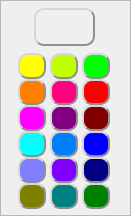
     <widget class="QFrame" name="frame_pick_colors">
      <property name="geometry">
       <rect>
        <x>8</x>
        <y>81</y>
        <width>131</width>
        <height>216</height>
       </rect>
      </property>
      <property name="frameShape">
       <enum>QFrame::StyledPanel</enum>
      </property>
      <property name="frameShadow">
       <enum>QFrame::Sunken</enum>
      </property>
      <widget class="QPushButton" name="pushButton_color_red">
       <property name="geometry">
        <rect>
         <x>82</x>
         <y>79</y>
         <width>28</width>
         <height>26</height>
        </rect>
       </property>
       <property name="cursor">
        <cursorShape>PointingHandCursor</cursorShape>
       </property>
       <property name="focusPolicy">
        <enum>Qt::NoFocus</enum>
       </property>
       <property name="toolTip">
        <string>Color to use for the cells</string>
       </property>
       <property name="styleSheet">
        <string notr="true">QPushButton {
	background-color:rgb(255,0,0);
	border-radius: 10px;
	border: 2px outset #8f8f91;
	color rgb(0,0,0);
}
QPushButton:pressed {
	border: 2px inset #8f8f91;
}
QToolTip {
    border:2px solid black;
	padding:5px;
	background-color:rgb(64,64,64);
	color:white;
	font-size: 14px;
}</string>
       </property>
       <property name="text">
        <string/>
       </property>
       <property name="iconSize">
        <size>
         <width>16</width>
         <height>16</height>
        </size>
       </property>
      </widget>
      <widget class="QPushButton" name="pushButton_color_brown">
       <property name="geometry">
        <rect>
         <x>82</x>
         <y>105</y>
         <width>28</width>
         <height>26</height>
        </rect>
       </property>
       <property name="cursor">
        <cursorShape>PointingHandCursor</cursorShape>
       </property>
       <property name="focusPolicy">
        <enum>Qt::NoFocus</enum>
       </property>
       <property name="toolTip">
        <string>Color to use for the cells</string>
       </property>
       <property name="styleSheet">
        <string notr="true">QPushButton {
	background-color:rgb(128,0,0);
	border-radius: 10px;
	border: 2px outset #8f8f91;
	color rgb(0,0,0);
}
QPushButton:pressed {
	border: 2px inset #8f8f91;
}
QToolTip {
    border:2px solid black;
	padding:5px;
	background-color:rgb(64,64,64);
	color:white;
	font-size: 14px;
}</string>
       </property>
       <property name="text">
        <string/>
       </property>
       <property name="iconSize">
        <size>
         <width>16</width>
         <height>16</height>
        </size>
       </property>
      </widget>
      <widget class="QPushButton" name="pushButton_color_orange">
       <property name="geometry">
        <rect>
         <x>18</x>
         <y>79</y>
         <width>28</width>
         <height>26</height>
        </rect>
       </property>
       <property name="cursor">
        <cursorShape>PointingHandCursor</cursorShape>
       </property>
       <property name="focusPolicy">
        <enum>Qt::NoFocus</enum>
       </property>
       <property name="toolTip">
        <string>Color to use for the cells</string>
       </property>
       <property name="styleSheet">
        <string notr="true">QPushButton {
	background-color:rgb(255,128,0);
	border-radius: 10px;
	border: 2px outset #8f8f91;
	color rgb(0,0,0);
}
QPushButton:pressed {
	border: 2px inset #8f8f91;
}
QToolTip {
    border:2px solid black;
	padding:5px;
	background-color:rgb(64,64,64);
	color:white;
	font-size: 14px;
}</string>
       </property>
       <property name="text">
        <string/>
       </property>
       <property name="iconSize">
        <size>
         <width>16</width>
         <height>16</height>
        </size>
       </property>
      </widget>
      <widget class="QPushButton" name="pushButton_color_yellow">
       <property name="geometry">
        <rect>
         <x>18</x>
         <y>53</y>
         <width>28</width>
         <height>26</height>
        </rect>
       </property>
       <property name="cursor">
        <cursorShape>PointingHandCursor</cursorShape>
       </property>
       <property name="focusPolicy">
        <enum>Qt::NoFocus</enum>
       </property>
       <property name="toolTip">
        <string>Color to use for the cells</string>
       </property>
       <property name="styleSheet">
        <string notr="true">QPushButton {
	background-color:rgb(255,255,0);
	border-radius: 10px;
	border: 2px outset #8f8f91;
	color rgb(0,0,0);
}
QPushButton:pressed {
	border: 2px inset #8f8f91;
}
QToolTip {
    border:2px solid black;
	padding:5px;
	background-color:rgb(64,64,64);
	color:white;
	font-size: 14px;
}</string>
       </property>
       <property name="text">
        <string/>
       </property>
       <property name="iconSize">
        <size>
         <width>16</width>
         <height>16</height>
        </size>
       </property>
      </widget>
      <widget class="QPushButton" name="pushButton_color_pick">
       <property name="geometry">
        <rect>
         <x>34</x>
         <y>8</y>
         <width>61</width>
         <height>38</height>
        </rect>
       </property>
       <property name="cursor">
        <cursorShape>PointingHandCursor</cursorShape>
       </property>
       <property name="focusPolicy">
        <enum>Qt::NoFocus</enum>
       </property>
       <property name="toolTip">
        <string>Color to use for the cells</string>
       </property>
       <property name="styleSheet">
        <string notr="true">QPushButton {
	background: qlineargradient(x1: 0, y1: 0, x2: 0, y2: 1,
                                      stop: 0 #FFFFFF, stop: 1 #E0E0E0);
	border-radius: 10px;
	border: 2px outset #8f8f91;
	color rgb(0,0,0);
}
QPushButton:pressed {
	border: 2px inset #8f8f91;
}
QToolTip {
    border:2px solid black;
	padding:5px;
	background-color:rgb(64,64,64);
	color:white;
	font-size: 14px;
}</string>
       </property>
       <property name="text">
        <string/>
       </property>
       <property name="icon">
        <iconset>
         <normalon>:/icons/color.png</normalon>
        </iconset>
       </property>
       <property name="iconSize">
        <size>
         <width>32</width>
         <height>32</height>
        </size>
       </property>
      </widget>
      <widget class="QPushButton" name="pushButton_color_green">
       <property name="geometry">
        <rect>
         <x>82</x>
         <y>53</y>
         <width>28</width>
         <height>26</height>
        </rect>
       </property>
       <property name="cursor">
        <cursorShape>PointingHandCursor</cursorShape>
       </property>
       <property name="focusPolicy">
        <enum>Qt::NoFocus</enum>
       </property>
       <property name="toolTip">
        <string>Color to use for the cells</string>
       </property>
       <property name="styleSheet">
        <string notr="true">QPushButton {
	background-color:rgb(0,255,0);
	border-radius: 10px;
	border: 2px outset #8f8f91;
	color rgb(0,0,0);
}
QPushButton:pressed {
	border: 2px inset #8f8f91;
}
QToolTip {
    border:2px solid black;
	padding:5px;
	background-color:rgb(64,64,64);
	color:white;
	font-size: 14px;
}</string>
       </property>
       <property name="text">
        <string/>
       </property>
       <property name="iconSize">
        <size>
         <width>16</width>
         <height>16</height>
        </size>
       </property>
      </widget>
      <widget class="QPushButton" name="pushButton_color_olive">
       <property name="geometry">
        <rect>
         <x>18</x>
         <y>183</y>
         <width>28</width>
         <height>26</height>
        </rect>
       </property>
       <property name="cursor">
        <cursorShape>PointingHandCursor</cursorShape>
       </property>
       <property name="focusPolicy">
        <enum>Qt::NoFocus</enum>
       </property>
       <property name="toolTip">
        <string>Color to use for the cells</string>
       </property>
       <property name="styleSheet">
        <string notr="true">QPushButton {
	background-color:rgb(128,128,0);
	border-radius: 10px;
	border: 2px outset #8f8f91;
	color rgb(0,0,0);
}
QPushButton:pressed {
	border: 2px inset #8f8f91;
}
QToolTip {
    border:2px solid black;
	padding:5px;
	background-color:rgb(64,64,64);
	color:white;
	font-size: 14px;
}</string>
       </property>
       <property name="text">
        <string/>
       </property>
       <property name="iconSize">
        <size>
         <width>16</width>
         <height>16</height>
        </size>
       </property>
      </widget>
      <widget class="QPushButton" name="pushButton_color_cyan">
       <property name="geometry">
        <rect>
         <x>18</x>
         <y>131</y>
         <width>28</width>
         <height>26</height>
        </rect>
       </property>
       <property name="cursor">
        <cursorShape>PointingHandCursor</cursorShape>
       </property>
       <property name="focusPolicy">
        <enum>Qt::NoFocus</enum>
       </property>
       <property name="toolTip">
        <string>Color to use for the cells</string>
       </property>
       <property name="styleSheet">
        <string notr="true">QPushButton {
	background-color:rgb(0,255,255);
	border-radius: 10px;
	border: 2px outset #8f8f91;
	color rgb(0,0,0);
}
QPushButton:pressed {
	border: 2px inset #8f8f91;
}
QToolTip {
    border:2px solid black;
	padding:5px;
	background-color:rgb(64,64,64);
	color:white;
	font-size: 14px;
}</string>
       </property>
       <property name="text">
        <string/>
       </property>
       <property name="iconSize">
        <size>
         <width>16</width>
         <height>16</height>
        </size>
       </property>
      </widget>
      <widget class="QPushButton" name="pushButton_color_emerald">
       <property name="geometry">
        <rect>
         <x>50</x>
         <y>183</y>
         <width>28</width>
         <height>26</height>
        </rect>
       </property>
       <property name="cursor">
        <cursorShape>PointingHandCursor</cursorShape>
       </property>
       <property name="focusPolicy">
        <enum>Qt::NoFocus</enum>
       </property>
       <property name="toolTip">
        <string>Color to use for the cells</string>
       </property>
       <property name="styleSheet">
        <string notr="true">QPushButton {
	background-color:rgb(0,128,128);
	border-radius: 10px;
	border: 2px outset #8f8f91;
	color rgb(0,0,0);
}
QPushButton:pressed {
	border: 2px inset #8f8f91;
}
QToolTip {
    border:2px solid black;
	padding:5px;
	background-color:rgb(64,64,64);
	color:white;
	font-size: 14px;
}</string>
       </property>
       <property name="text">
        <string/>
       </property>
       <property name="iconSize">
        <size>
         <width>16</width>
         <height>16</height>
        </size>
       </property>
      </widget>
      <widget class="QPushButton" name="pushButton_color_blue">
       <property name="geometry">
        <rect>
         <x>82</x>
         <y>131</y>
         <width>28</width>
         <height>26</height>
        </rect>
       </property>
       <property name="cursor">
        <cursorShape>PointingHandCursor</cursorShape>
       </property>
       <property name="focusPolicy">
        <enum>Qt::NoFocus</enum>
       </property>
       <property name="toolTip">
        <string>Color to use for the cells</string>
       </property>
       <property name="styleSheet">
        <string notr="true">QPushButton {
	background-color:rgb(0,0,255);
	border-radius: 10px;
	border: 2px outset #8f8f91;
	color rgb(0,0,0);
}
QPushButton:pressed {
	border: 2px inset #8f8f91;
}
QToolTip {
    border:2px solid black;
	padding:5px;
	background-color:rgb(64,64,64);
	color:white;
	font-size: 14px;
}</string>
       </property>
       <property name="text">
        <string/>
       </property>
       <property name="iconSize">
        <size>
         <width>16</width>
         <height>16</height>
        </size>
       </property>
      </widget>
      <widget class="QPushButton" name="pushButton_color_navy">
       <property name="geometry">
        <rect>
         <x>82</x>
         <y>157</y>
         <width>28</width>
         <height>26</height>
        </rect>
       </property>
       <property name="cursor">
        <cursorShape>PointingHandCursor</cursorShape>
       </property>
       <property name="focusPolicy">
        <enum>Qt::NoFocus</enum>
       </property>
       <property name="toolTip">
        <string>Color to use for the cells</string>
       </property>
       <property name="styleSheet">
        <string notr="true">QPushButton {
	background-color:rgb(0,0,128);
	border-radius: 10px;
	border: 2px outset #8f8f91;
	color rgb(0,0,0);
}
QPushButton:pressed {
	border: 2px inset #8f8f91;
}
QToolTip {
    border:2px solid black;
	padding:5px;
	background-color:rgb(64,64,64);
	color:white;
	font-size: 14px;
}</string>
       </property>
       <property name="text">
        <string/>
       </property>
       <property name="iconSize">
        <size>
         <width>16</width>
         <height>16</height>
        </size>
       </property>
      </widget>
      <widget class="QPushButton" name="pushButton_color_magenta">
       <property name="geometry">
        <rect>
         <x>18</x>
         <y>105</y>
         <width>28</width>
         <height>26</height>
        </rect>
       </property>
       <property name="cursor">
        <cursorShape>PointingHandCursor</cursorShape>
       </property>
       <property name="focusPolicy">
        <enum>Qt::NoFocus</enum>
       </property>
       <property name="toolTip">
        <string>Color to use for the cells</string>
       </property>
       <property name="styleSheet">
        <string notr="true">QPushButton {
	background-color:rgb(255,0,255);
	border-radius: 10px;
	border: 2px outset #8f8f91;
	color rgb(0,0,0);
}
QPushButton:pressed {
	border: 2px inset #8f8f91;
}
QToolTip {
    border:2px solid black;
	padding:5px;
	background-color:rgb(64,64,64);
	color:white;
	font-size: 14px;
}</string>
       </property>
       <property name="text">
        <string/>
       </property>
       <property name="iconSize">
        <size>
         <width>16</width>
         <height>16</height>
        </size>
       </property>
      </widget>
      <widget class="QPushButton" name="pushButton_color_purple">
       <property name="geometry">
        <rect>
         <x>50</x>
         <y>157</y>
         <width>28</width>
         <height>26</height>
        </rect>
       </property>
       <property name="cursor">
        <cursorShape>PointingHandCursor</cursorShape>
       </property>
       <property name="focusPolicy">
        <enum>Qt::NoFocus</enum>
       </property>
       <property name="toolTip">
        <string>Color to use for the cells</string>
       </property>
       <property name="styleSheet">
        <string notr="true">QPushButton {
	background-color:rgb(128,0,255);
	border-radius: 10px;
	border: 2px outset #8f8f91;
	color rgb(0,0,0);
}
QPushButton:pressed {
	border: 2px inset #8f8f91;
}
QToolTip {
    border:2px solid black;
	padding:5px;
	background-color:rgb(64,64,64);
	color:white;
	font-size: 14px;
}</string>
       </property>
       <property name="text">
        <string/>
       </property>
       <property name="iconSize">
        <size>
         <width>16</width>
         <height>16</height>
        </size>
       </property>
      </widget>
      <widget class="QPushButton" name="pushButton_color_lime">
       <property name="geometry">
        <rect>
         <x>50</x>
         <y>53</y>
         <width>28</width>
         <height>26</height>
        </rect>
       </property>
       <property name="cursor">
        <cursorShape>PointingHandCursor</cursorShape>
       </property>
       <property name="focusPolicy">
        <enum>Qt::NoFocus</enum>
       </property>
       <property name="toolTip">
        <string>Color to use for the cells</string>
       </property>
       <property name="styleSheet">
        <string notr="true">QPushButton {
	background-color:rgb(192,255,0);
	border-radius: 10px;
	border: 2px outset #8f8f91;
	color rgb(0,0,0);
}
QPushButton:pressed {
	border: 2px inset #8f8f91;
}
QToolTip {
    border:2px solid black;
	padding:5px;
	background-color:rgb(64,64,64);
	color:white;
	font-size: 14px;
}</string>
       </property>
       <property name="text">
        <string/>
       </property>
       <property name="iconSize">
        <size>
         <width>16</width>
         <height>16</height>
        </size>
       </property>
      </widget>
      <widget class="QPushButton" name="pushButton_color_laurel">
       <property name="geometry">
        <rect>
         <x>82</x>
         <y>183</y>
         <width>28</width>
         <height>26</height>
        </rect>
       </property>
       <property name="cursor">
        <cursorShape>PointingHandCursor</cursorShape>
       </property>
       <property name="focusPolicy">
        <enum>Qt::NoFocus</enum>
       </property>
       <property name="toolTip">
        <string>Color to use for the cells</string>
       </property>
       <property name="styleSheet">
        <string notr="true">QPushButton {
	background-color:rgb(0,128,0);
	border-radius: 10px;
	border: 2px outset #8f8f91;
	color rgb(0,0,0);
}
QPushButton:pressed {
	border: 2px inset #8f8f91;
}
QToolTip {
    border:2px solid black;
	padding:5px;
	background-color:rgb(64,64,64);
	color:white;
	font-size: 14px;
}</string>
       </property>
       <property name="text">
        <string/>
       </property>
       <property name="iconSize">
        <size>
         <width>16</width>
         <height>16</height>
        </size>
       </property>
      </widget>
      <widget class="QPushButton" name="pushButton_color_malibu">
       <property name="geometry">
        <rect>
         <x>18</x>
         <y>157</y>
         <width>28</width>
         <height>26</height>
        </rect>
       </property>
       <property name="cursor">
        <cursorShape>PointingHandCursor</cursorShape>
       </property>
       <property name="focusPolicy">
        <enum>Qt::NoFocus</enum>
       </property>
       <property name="toolTip">
        <string>Color to use for the cells</string>
       </property>
       <property name="styleSheet">
        <string notr="true">QPushButton {
	background-color:rgb(128,128,255);
	border-radius: 10px;
	border: 2px outset #8f8f91;
	color rgb(0,0,0);
}
QPushButton:pressed {
	border: 2px inset #8f8f91;
}
QToolTip {
    border:2px solid black;
	padding:5px;
	background-color:rgb(64,64,64);
	color:white;
	font-size: 14px;
}</string>
       </property>
       <property name="text">
        <string/>
       </property>
       <property name="iconSize">
        <size>
         <width>16</width>
         <height>16</height>
        </size>
       </property>
      </widget>
      <widget class="QPushButton" name="pushButton_color_violet">
       <property name="geometry">
        <rect>
         <x>50</x>
         <y>105</y>
         <width>28</width>
         <height>26</height>
        </rect>
       </property>
       <property name="cursor">
        <cursorShape>PointingHandCursor</cursorShape>
       </property>
       <property name="focusPolicy">
        <enum>Qt::NoFocus</enum>
       </property>
       <property name="toolTip">
        <string>Color to use for the cells</string>
       </property>
       <property name="styleSheet">
        <string notr="true">QPushButton {
	background-color:rgb(128,0,128);
	border-radius: 10px;
	border: 2px outset #8f8f91;
	color rgb(0,0,0);
}
QPushButton:pressed {
	border: 2px inset #8f8f91;
}
QToolTip {
    border:2px solid black;
	padding:5px;
	background-color:rgb(64,64,64);
	color:white;
	font-size: 14px;
}</string>
       </property>
       <property name="text">
        <string/>
       </property>
       <property name="iconSize">
        <size>
         <width>16</width>
         <height>16</height>
        </size>
       </property>
      </widget>
      <widget class="QPushButton" name="pushButton_color_rose">
       <property name="geometry">
        <rect>
         <x>50</x>
         <y>79</y>
         <width>28</width>
         <height>26</height>
        </rect>
       </property>
       <property name="cursor">
        <cursorShape>PointingHandCursor</cursorShape>
       </property>
       <property name="focusPolicy">
        <enum>Qt::NoFocus</enum>
       </property>
       <property name="toolTip">
        <string>Color to use for the cells</string>
       </property>
       <property name="styleSheet">
        <string notr="true">QPushButton {
	background-color:rgb(255,0,128);
	border-radius: 10px;
	border: 2px outset #8f8f91;
	color rgb(0,0,0);
}
QPushButton:pressed {
	border: 2px inset #8f8f91;
}
QToolTip {
    border:2px solid black;
	padding:5px;
	background-color:rgb(64,64,64);
	color:white;
	font-size: 14px;
}</string>
       </property>
       <property name="text">
        <string/>
       </property>
       <property name="iconSize">
        <size>
         <width>16</width>
         <height>16</height>
        </size>
       </property>
      </widget>
      <widget class="QPushButton" name="pushButton_color_azure">
       <property name="geometry">
        <rect>
         <x>50</x>
         <y>131</y>
         <width>28</width>
         <height>26</height>
        </rect>
       </property>
       <property name="cursor">
        <cursorShape>PointingHandCursor</cursorShape>
       </property>
       <property name="focusPolicy">
        <enum>Qt::NoFocus</enum>
       </property>
       <property name="toolTip">
        <string>Color to use for the cells</string>
       </property>
       <property name="styleSheet">
        <string notr="true">QPushButton {
	background-color:rgb(0,128,255);
	border-radius: 10px;
	border: 2px outset #8f8f91;
	color rgb(0,0,0);
}
QPushButton:pressed {
	border: 2px inset #8f8f91;
}
QToolTip {
    border:2px solid black;
	padding:5px;
	background-color:rgb(64,64,64);
	color:white;
	font-size: 14px;
}</string>
       </property>
       <property name="text">
        <string/>
       </property>
       <property name="iconSize">
        <size>
         <width>16</width>
         <height>16</height>
        </size>
       </property>
      </widget>
     </widget>
